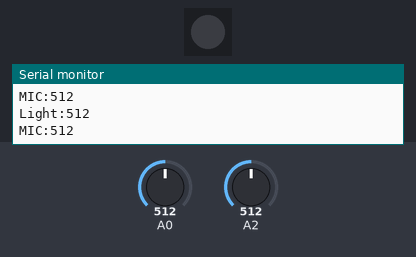
A sketch run on a simulated Arduino Uno, built with avr-gcc and run on an emulated ATmega328P. On the bench: 1 RGB LEDs in strip order, left to right, the last lines printed to the serial monitor. The test bench sets the inputs (shaded band); at power-on: A0 = 512, A2 = 512.

Above: at 1.2 s.
1.3 s: A0 set to 53
2.8 s: A0 set to 47
At 4.1 s:
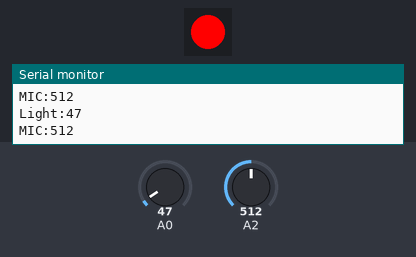
4.4 s: A0 set to 122
At 4.8 s:
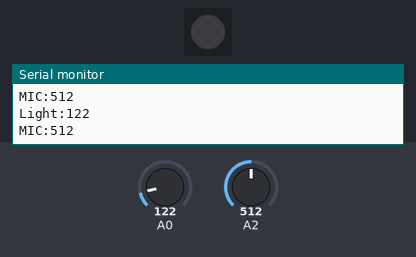
6.0 s: A0 set to 40
At 6.6 s:
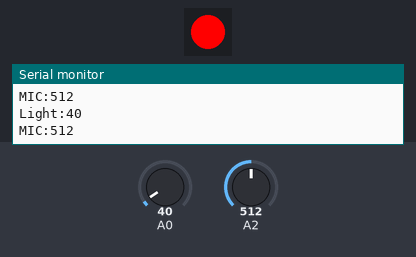
7.6 s: A2 set to 988
10.6 s: A2 set to 1017
Timing chart, 0 to 13.1 s (numbered marks = the images above; inputs shaded):
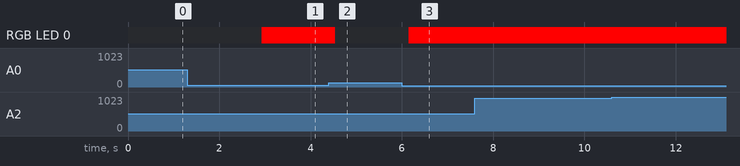

The sketch:

LightingMusicBox.ino
```cpp
#include <Adafruit_NeoPixel.h>  //调用LED彩灯的库文件

Adafruit_NeoPixel ColorLED = Adafruit_NeoPixel(1, 8, NEO_GRB + NEO_KHZ800);
//定义彩灯引脚以及数量

int sta; //定义一个整数变量state
int state; //定义一个整数变量state

void setup() {
  Serial.begin(9600); //设置串口波特率为9600
  pinMode(A0, INPUT); //设置MIC传感器引脚为输入状态
  pinMode(A2, INPUT); //设置光敏传感器引脚为输入状态
  ColorLED.begin(); //设置彩灯初始状态
}

void loop() {
  sta = analogRead(A0); //将LIGHT传感器引脚的值赋给变量sta
  Serial.print("Light:"); //在串口监视器里打印文字 sta：
  Serial.println(sta); //在串口监视器里打印变量sta的值，并换行
  state = analogRead(A2);//将MIC传感器引脚的值赋给变量state
  Serial.print("MIC:");
  Serial.println(state);
  delay(100); //延时100毫秒打印
 if (sta < 50) { //当state的值小于50时
 if (state > 200) { //当sta的值大于200时，亮红灯

    ColorLED.setPixelColor(0, ColorLED.Color(255, 0, 0)); //亮红灯
    ColorLED.show();  //显示彩灯效果
  }
else { //否则，关灯
    ColorLED.setPixelColor(0, ColorLED.Color(0, 0, 0));  //关灯
    ColorLED.show();  //显示彩灯效果
  }
  } else { //否则关灯
    ColorLED.setPixelColor(0, ColorLED.Color(0, 0, 0));  //关灯
    ColorLED.show(); //显示彩灯效果
  }

}
```

Measured:
- the behaviour switches between 50 and 49 on A0 (found by bisection; images 0 and 1)
- after the input at 2.8 s, RGB LED 0: off → RGB(255, 0, 0) after 0.12 s
- after the input at 4.4 s, RGB LED 0: RGB(255, 0, 0) → off after 0.14 s
- after the input at 6.0 s, RGB LED 0: off → RGB(255, 0, 0) after 0.15 s
